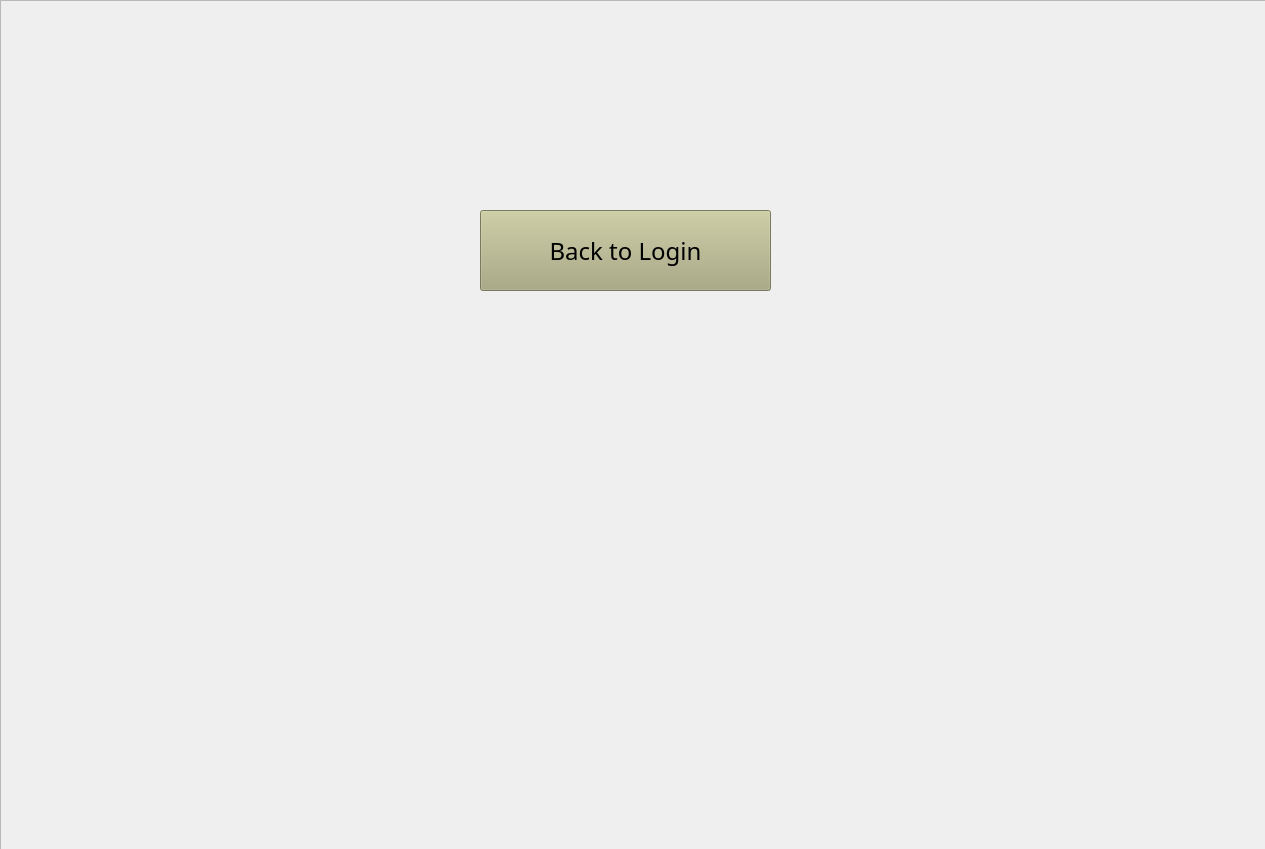
<?xml version="1.0" encoding="UTF-8"?>
<ui version="4.0">
 <class>MainWindow</class>
 <widget class="QMainWindow" name="MainWindow">
  <property name="geometry">
   <rect>
    <x>0</x>
    <y>0</y>
    <width>1265</width>
    <height>849</height>
   </rect>
  </property>
  <property name="windowTitle">
   <string>MainWindow</string>
  </property>
  <widget class="QWidget" name="centralwidget">
   <widget class="QPushButton" name="backPB">
    <property name="geometry">
     <rect>
      <x>480</x>
      <y>210</y>
      <width>291</width>
      <height>81</height>
     </rect>
    </property>
    <property name="font">
     <font>
      <family>Leelawadee</family>
      <pointsize>18</pointsize>
     </font>
    </property>
    <property name="styleSheet">
     <string notr="true">background-color:rgb(170, 170, 127)</string>
    </property>
    <property name="text">
     <string>Back to Login</string>
    </property>
   </widget>
   <widget class="QFrame" name="frame">
    <property name="geometry">
     <rect>
      <x>0</x>
      <y>0</y>
      <width>1271</width>
      <height>851</height>
     </rect>
    </property>
    <property name="styleSheet">
     <string notr="true">border-image:url(:/back/BACKGROUND.png)</string>
    </property>
    <property name="frameShape">
     <enum>QFrame::StyledPanel</enum>
    </property>
    <property name="frameShadow">
     <enum>QFrame::Raised</enum>
    </property>
   </widget>
   <zorder>frame</zorder>
   <zorder>backPB</zorder>
  </widget>
 </widget>
 <resources>
  <include location="r4.qrc"/>
 </resources>
 <connections/>
</ui>
